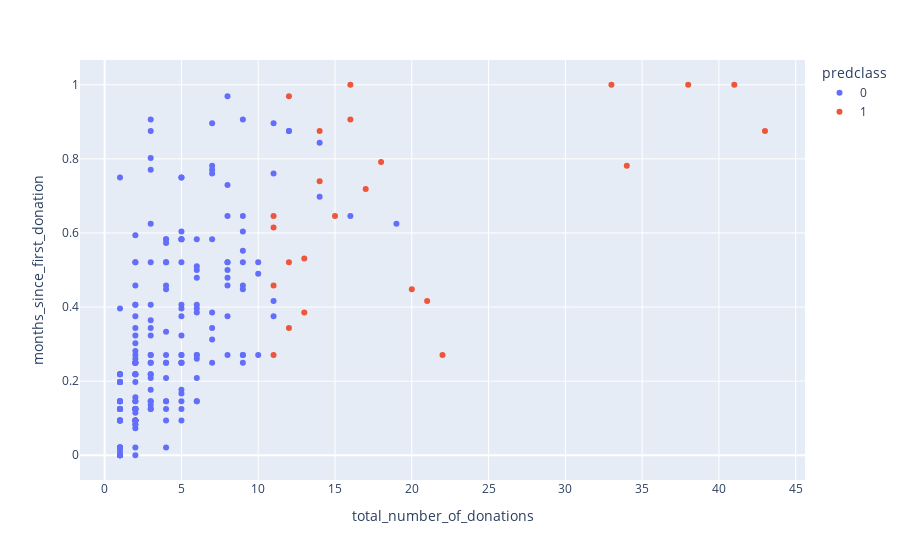

The cell this chart's notebook holds for it:
### Code cell
newdfGNB["predclass"] = newdfGNB["predclass"].astype(str) #convert to string

fig = px.scatter(newdfGNB,x='total_number_of_donations', y='months_since_first_donation', color= 'predclass')
fig.show()

### Figure 1 — Plotly figure (JSON) as saved in the notebook; plotly's stock layout.template omitted (floating-point values rounded to 4 significant figures; data arrays with more than 128 entries replaced by an {"elided": "..."} marker saying what was removed)
{"data": [{"hovertemplate": "predclass=0<br>total_number_of_donations=%{x}<br>months_since_first_donation=%{y}<extra></extra>", "legendgroup": "0", "marker": {"color": "#636efa", "symbol": "circle"}, "mode": "markers", "name": "0", "orientation": "v", "showlegend": true, "type": "scatter", "x": {"elided": "201 int values"}, "xaxis": "x", "y": {"elided": "201 float values"}, "yaxis": "y"}, {"hovertemplate": "predclass=1<br>total_number_of_donations=%{x}<br>months_since_first_donation=%{y}<extra></extra>", "legendgroup": "1", "marker": {"color": "#EF553B", "symbol": "circle"}, "mode": "markers", "name": "1", "orientation": "v", "showlegend": true, "type": "scatter", "x": [33, 34, 16, 43, 11, 21, 16, 17, 38, 20, 12, 18, 12, 13, 22, 41, 14, 11, 13, 14, 12, 15, 11, 11], "xaxis": "x", "y": [1, 0.7812, 1, 0.875, 0.6146, 0.4167, 0.9062, 0.7188, 1, 0.4479, 0.9688, 0.7917, 0.3438, 0.5312, 0.2708, 1, 0.875, 0.2708, 0.3854, 0.7396, 0.5208, 0.6458, 0.4583, 0.6458], "yaxis": "y"}], "layout": {"legend": {"title": {"text": "predclass"}, "tracegroupgap": 0}, "margin": {"t": 60}, "xaxis": {"anchor": "y", "domain": [0, 1], "title": {"text": "total_number_of_donations"}}, "yaxis": {"anchor": "x", "domain": [0, 1], "title": {"text": "months_since_first_donation"}}}}
